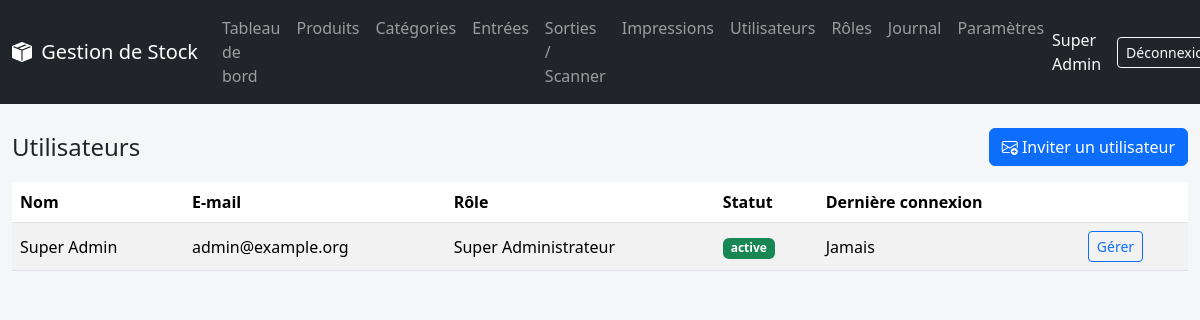
The app's page /users (signed in) with its own data.
### tables this page shows
CREATE TABLE users (
    id INT UNSIGNED AUTO_INCREMENT PRIMARY KEY,
    email VARCHAR(190) NOT NULL UNIQUE,
    password_hash VARCHAR(255) NOT NULL,
    first_name VARCHAR(100) NOT NULL,
    last_name VARCHAR(100) NOT NULL,
    status ENUM('active','suspended') NOT NULL DEFAULT 'active',
    role_id INT UNSIGNED NOT NULL,
    must_change_password TINYINT(1) NOT NULL DEFAULT 0,
    created_at DATETIME NOT NULL DEFAULT CURRENT_TIMESTAMP,
    updated_at DATETIME NOT NULL DEFAULT CURRENT_TIMESTAMP ON UPDATE CURRENT_TIMESTAMP,
    last_login_at DATETIME NULL,
    FOREIGN KEY (role_id) REFERENCES roles(id),
    INDEX idx_users_status (status)
);

CREATE TABLE roles (
    id INT UNSIGNED AUTO_INCREMENT PRIMARY KEY,
    name VARCHAR(50) NOT NULL UNIQUE,
    label VARCHAR(100) NOT NULL,
    is_system TINYINT(1) NOT NULL DEFAULT 0,
    created_at DATETIME NOT NULL DEFAULT CURRENT_TIMESTAMP
);

### app/Core/Response.php (called while the page is built, shortened)
<?php
final class Response
{
    public static function view(string $view, array $data = [], string $layout = 'app'): never
    {
        extract($data, EXTR_SKIP);
        $viewPath = dirname(__DIR__) . '/View/' . $view . '.php';
        require $viewPath;
        exit;
    }
}

### app/Http/Controllers/UserController.php (called while the page is built, shortened)
<?php
final class UserController
{
    public function index(Request $request): void
    {
        Response::view('users/index', ['roles' => $this->roles->all()]);
    }
}

### public/index.php (called while the page is built, shortened)
<?php
$auth = new AuthMiddleware();
$perm = fn(string $code) => new PermissionMiddleware($code);
$router = new Router();
$router->get('/login', fn(Request $r) => (new AuthController())->showLogin($r));
$router->post('/login', fn(Request $r) => (new AuthController())->login($r));
$router->get('/logout', fn(Request $r) => (new AuthController())->logout($r), [$auth]);
$router->get('/invitation/{uuid}', fn(Request $r, string $u) => (new InvitationController())->showAccept($r, $u));
$router->post('/invitation/{uuid}', fn(Request $r, string $u) => (new InvitationController())->accept($r, $u));
$router->get('/password/forgot', fn(Request $r) => (new PasswordController())->showForgot($r));
$router->post('/password/forgot', fn(Request $r) => (new PasswordController())->sendResetLink($r));
$router->get('/password/reset/{token}', fn(Request $r, string $t) => (new PasswordController())->showReset($r, $t));
$router->post('/password/reset/{token}', fn(Request $r, string $t) => (new PasswordController())->reset($r, $t));
$router->get('/password/change-required', fn(Request $r) => (new PasswordController())->showChangeRequired($r), [$auth]);
$router->post('/password/change-required', fn(Request $r) => (new PasswordController())->changeRequired($r), [$auth]);
$router->get('/dashboard', fn(Request $r) => (new DashboardController())->index($r), [$auth, $perm('dashboard.view')]);
$router->get('/', fn(Request $r) => \App\Core\Response::redirect('/dashboard'), [$auth]);
$router->get('/products', fn(Request $r) => (new ProductController())->index($r), [$auth, $perm('product.view')]);
$router->get('/products/create', fn(Request $r) => (new ProductController())->create($r), [$auth, $perm('product.create')]);
$router->post('/products', fn(Request $r) => (new ProductController())->store($r), [$auth, $perm('product.create')]);
$router->get('/products/{id}', fn(Request $r, string $id) => (new ProductController())->show($r, $id), [$auth, $perm('product.view')]);
$router->get('/products/{id}/edit', fn(Request $r, string $id) => (new ProductController())->edit($r, $id), [$auth, $perm('product.edit')]);
$router->post('/products/{id}', fn(Request $r, string $id) => (new ProductController())->update($r, $id), [$auth, $perm('product.edit')]);
$router->post('/products/{id}/archive', fn(Request $r, string $id) => (new ProductController())->archive($r, $id), [$auth, $perm('product.archive')]);
$router->post('/products/{id}/reactivate', fn(Request $r, string $id) => (new ProductController())->reactivate($r, $id), [$auth, $perm('product.archive')]);
$router->get('/stock-entries', fn(Request $r) => (new StockEntryController())->index($r), [$auth, $perm('stock.entry.view')]);
$router->get('/stock-entries/create', fn(Request $r) => (new StockEntryController())->create($r), [$auth, $perm('stock.entry.create')]);
$router->post('/stock-entries', fn(Request $r) => (new StockEntryController())->store($r), [$auth, $perm('stock.entry.create')]);
$router->get('/stock-entries/{id}/edit', fn(Request $r, string $id) => (new StockEntryController())->edit($r, $id), [$auth, $perm('stock.entry.create')]);
$router->post('/stock-entries/{id}/edit', fn(Request $r, string $id) => (new StockEntryController())->update($r, $id), [$auth, $perm('stock.entry.create')]);
$router->get('/stock-entries/{id}/print-label', fn(Request $r, string $id) => (new StockEntryController())->printLabel($r, $id), [$auth, $perm('stock.entry.create')]);
$router->get('/categories', fn(Request $r) => (new CategoryController())->index($r), [$auth, $perm('product.view')]);
$router->post('/categories', fn(Request $r) => (new CategoryController())->store($r), [$auth, $perm('product.create')]);
$router->post('/categories/{id}', fn(Request $r, string $id) => (new CategoryController())->update($r, $id), [$auth, $perm('product.edit')]);
$router->post('/categories/{id}/delete', fn(Request $r, string $id) => (new CategoryController())->destroy($r, $id), [$auth, $perm('product.archive')]);
$router->get('/stock-exits', fn(Request $r) => (new StockExitController())->index($r), [$auth, $perm('stock.exit.view')]);
$router->get('/stock-exits/lookup', fn(Request $r) => (new StockExitController())->lookupByBarcode($r), [$auth, $perm('stock.exit.create')]);
$router->post('/stock-exits', fn(Request $r) => (new StockExitController())->store($r), [$auth, $perm('stock.exit.create')]);
$router->get('/scanner', fn(Request $r) => (new ScannerController())->index($r), [$auth, $perm('product.view')]);
$router->get('/scanner/lookup', fn(Request $r) => (new ScannerController())->lookup($r), [$auth, $perm('product.view')]);
$router->get('/users', fn(Request $r) => (new UserController())->index($r), [$auth, $perm('user.manage')]);
$router->get('/users/invitations', fn(Request $r) => (new InvitationController())->index($r), [$auth, $perm('invitation.manage')]);
$router->post('/users/invitations', fn(Request $r) => (new InvitationController())->store($r), [$auth, $perm('invitation.manage')]);
$router->post('/users/invitations/{id}/revoke', fn(Request $r, string $id) => (new InvitationController())->revoke($r, $id), [$auth, $perm('invitation.manage')]);
$router->get('/users/{id}', fn(Request $r, string $id) => (new UserController())->show($r, $id), [$auth, $perm('user.manage')]);
$router->post('/users/{id}', fn(Request $r, string $id) => (new UserController())->update($r, $id), [$auth, $perm('user.manage')]);
$router->post('/users/{id}/role', fn(Request $r, string $id) => (new UserController())->changeRole($r, $id), [$auth, $perm('user.manage')]);
$router->post('/users/{id}/suspend', fn(Request $r, string $id) => (new UserController())->suspend($r, $id), [$auth, $perm('user.manage')]);
$router->post('/users/{id}/reactivate', fn(Request $r, string $id) => (new UserController())->reactivate($r, $id), [$auth, $perm('user.manage')]);
$router->post('/users/{id}/reset-password', fn(Request $r, string $id) => (new UserController())->resetPassword($r, $id), [$auth, $perm('user.manage')]);
$router->post('/users/{id}/delete', fn(Request $r, string $id) => (new UserController())->destroy($r, $id), [$auth, $perm('user.manage')]);
$router->get('/roles', fn(Request $r) => (new RoleController())->index($r), [$auth, $perm('role.manage')]);
$router->post('/roles', fn(Request $r) => (new RoleController())->store($r), [$auth, $perm('role.manage')]);
$router->post('/roles/{id}/permissions', fn(Request $r, string $id) => (new RoleController())->updatePermissions($r, $id), [$auth, $perm('role.manage')]);
$router->post('/roles/{id}/delete', fn(Request $r, string $id) => (new RoleController())->destroy($r, $id), [$auth, $perm('role.manage')]);
$router->get('/logs', fn(Request $r) => (new LogController())->index($r), [$auth, $perm('log.view')]);
$router->get('/print', fn(Request $r) => (new PrintController())->index($r), [$auth, $perm('print.manage')]);
$router->get('/print/inventory', fn(Request $r) => (new PrintController())->inventory($r), [$auth, $perm('print.manage')]);
$router->get('/print/products', fn(Request $r) => (new PrintController())->productList($r), [$auth, $perm('print.manage')]);
$router->get('/print/expiring', fn(Request $r) => (new PrintController())->expiringList($r), [$auth, $perm('print.manage')]);
$router->get('/print/label-single', fn(Request $r) => (new PrintController())->labelSingle($r), [$auth, $perm('print.manage')]);
$router->get('/print/labels', fn(Request $r) => (new PrintController())->labels($r), [$auth, $perm('print.manage')]);
$router->post('/print/labels', fn(Request $r) => (new PrintController())->labels($r), [$auth, $perm('print.manage')]);
$router->get('/export/products.csv', fn(Request $r) => (new ExportController())->productsCsv($r), [$auth, $perm('export.csv')]);
$router->get('/export/products.xlsx', fn(Request $r) => (new ExportController())->productsXlsx($r), [$auth, $perm('export.xlsx')]);
$router->get('/settings', fn(Request $r) => (new SettingsController())->index($r), [$auth, $perm('settings.manage')]);
$router->post('/settings/custom-fields', fn(Request $r) => (new SettingsController())->addCustomField($r), [$auth, $perm('settings.manage')]);
$router->post('/settings/custom-fields/{id}/remove', fn(Request $r, string $id) => (new SettingsController())->removeCustomField($r, $id), [$auth, $perm('settings.manage')]);
$router->post('/settings/custom-fields/{id}/delete', fn(Request $r, string $id) => (new SettingsController())->deleteCustomField($r, $id), [$auth, $perm('settings.manage')]);
$router->post('/settings/backup', fn(Request $r) => (new SettingsController())->runBackup($r), [$auth, $perm('backup.manage')]);
$router->get('/settings/backup/{filename}', fn(Request $r, string $f) => (new SettingsController())->downloadBackup($r, $f), [$auth, $perm('backup.manage')]);
$router->get('/api/products', fn(Request $r) => (new ProductApiController())->list($r), [$auth, $perm('product.view')]);
$router->get('/api/stock-entries', fn(Request $r) => (new StockApiController())->listEntries($r), [$auth, $perm('stock.entry.view')]);
$router->get('/api/preferences/{tableKey}', fn(Request $r, string $k) => (new UserPreferenceApiController())->get($r, $k), [$auth]);
$router->post('/api/preferences/{tableKey}', fn(Request $r, string $k) => (new UserPreferenceApiController())->save($r, $k), [$auth]);
$router->dispatch(new Request());

### app/Core/Database.php (called while the page is built, shortened)
<?php
final class Database
{
    private static ?PDO $instance = null;
    public static function connection(): PDO
    {
        if (self::$instance === null) {
            $config = Config::all();
            $db = $config['db'];
            $dsn = sprintf(
                'mysql:host=%s;port=%s;dbname=%s;charset=%s',
                $db['host'],
                $db['port'],
                $db['name'],
                $db['charset']
            );
            try {
                self::$instance = new PDO($dsn, $db['user'], $db['pass'], [
                    PDO::ATTR_ERRMODE => PDO::ERRMODE_EXCEPTION,
                    PDO::ATTR_DEFAULT_FETCH_MODE => PDO::FETCH_ASSOC,
                    PDO::ATTR_EMULATE_PREPARES => false,
                ]);
            } catch (PDOException $e) {
                error_log('[DB] Connection failed: ' . $e->getMessage());
                http_response_code(500);
                die('Erreur de connexion à la base de données.');
            }
        }
        return self::$instance;
    }
}

### app/Domain/User/UserRepository.php (called while the page is built, shortened)
<?php
final class UserRepository
{
    private PDO $pdo;
    public function __construct()
    {
        $this->pdo = Database::connection();
    }
    public function all(): array
    {
        return $this->pdo->query('SELECT u.*, r.label AS role_label FROM users u JOIN roles r ON r.id = u.role_id ORDER BY u.last_name')->fetchAll();
    }
}

### app/View/users/index.php (the view, shortened to what this page needs)
<?php
$repository = new \App\Domain\User\UserRepository();
$users = $repository->all();
?>
<div class="d-flex justify-content-between align-items-center mb-3">
    <h1 class="h4 mb-0">Utilisateurs</h1>
    <a href="/users/invitations" class="btn btn-primary"><i class="bi bi-envelope-plus"></i> Inviter un utilisateur</a>
</div>
<div class="table-responsive">
    <table class="table table-striped align-middle">
        <thead><tr><th>Nom</th><th>E-mail</th><th>Rôle</th><th>Statut</th><th>Dernière connexion</th><th></th></tr></thead>
        <tbody>
            <?php foreach ($users as $user): ?>
                <tr>
                    <td><?= htmlspecialchars($user['first_name'] . ' ' . $user['last_name']) ?></td>
                    <td><?= htmlspecialchars($user['email']) ?></td>
                    <td><?= htmlspecialchars($user['role_label']) ?></td>
                    <td><span class="badge bg-<?= $user['status'] === 'active' ? 'success' : 'secondary' ?>"><?= htmlspecialchars($user['status']) ?></span></td>
                    <td><?= htmlspecialchars($user['last_login_at'] ?? 'Jamais') ?></td>
                    <td><a href="/users/<?= $user['id'] ?>" class="btn btn-sm btn-outline-primary">Gérer</a></td>
                </tr>
            <?php endforeach; ?>
        </tbody>
    </table>
</div>

### public/assets/css/app.css (style rules this page uses)
:root { --app-radius: 0.5rem; }
body { background-color: #f4f6f8; }

### records on screen
users: first_name+last_name "Super Admin", email "admin@example.org", role.label "Super Administrateur", status "active", last_login_at "Jamais"

### other values on screen
Session::get('full_name', '') "Super Admin"
